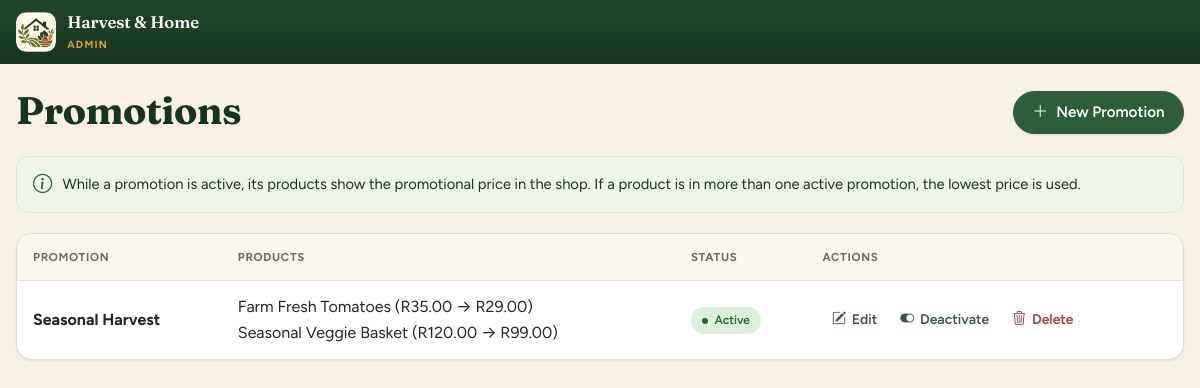
The app's page /admin/promotions.php (signed in) with its own data.
### tables this page shows
CREATE TABLE promotions (
    promotion_id      INT AUTO_INCREMENT PRIMARY KEY,
    promotion_name    VARCHAR(100) NOT NULL,
    promotion_status  ENUM('active','inactive') NOT NULL DEFAULT 'inactive'
);

### config/db.php (called while the page is built, shortened)
<?php
function db(): PDO
{
    static $pdo = null;
    if ($pdo === null) {
        $dsn = 'mysql:host=' . DB_HOST . ';dbname=' . DB_NAME . ';charset=utf8mb4';
        try {
            $pdo = new PDO($dsn, DB_USER, DB_PASS, [
                PDO::ATTR_ERRMODE            => PDO::ERRMODE_EXCEPTION,
                PDO::ATTR_DEFAULT_FETCH_MODE => PDO::FETCH_ASSOC,
                PDO::ATTR_EMULATE_PREPARES   => false,
            ]);
        } catch (PDOException $e) {
            error_log('DB connection failed: ' . $e->getMessage());
            http_response_code(500);
            exit('Sorry, the shop is unavailable right now. Please try again later.');
        }
    }
    return $pdo;
}

### admin/promotions.php (the view, shortened to what this page needs)
<?php
require_once __DIR__ . '/../includes/functions.php';
$promotions = db()->query('SELECT * FROM promotions ORDER BY promotion_id DESC')->fetchAll();
$items = db()->query('SELECT pi.*, p.product_name, p.price FROM promotion_items pi
                      JOIN products p ON p.product_id = pi.product_id ORDER BY p.product_name')->fetchAll();
$byPromo = [];
foreach ($items as $i) $byPromo[$i['promotion_id']][] = $i;
require 'includes/header.php';
?>
<div class="toolbar">
    <h1>Promotions</h1>
    <a class="btn" href="promotion_form.php"><?= icon('plus-lg') ?>New Promotion</a>
</div>
<div class="notice"><?= icon('info-circle') ?><span>While a promotion is active, its products show the promotional price in the shop. If a product is in more than one active promotion, the lowest price is used.</span></div>
<div class="tw">
    <table>
        <thead><tr><th>Promotion</th><th>Products</th><th>Status</th><th>Actions</th></tr></thead>
        <tbody>
        <?php foreach ($promotions as $m): $pid = (int)$m['promotion_id']; $on = $m['promotion_status'] === 'active'; ?>
            <tr>
                <td><b><?= h($m['promotion_name']) ?></b></td>
                <td><?= isset($byPromo[$pid])
                        ? implode('<br>', array_map(fn($i) => h($i['product_name']) . ' (' . money($i['price']) . ' &rarr; ' . money($i['promo_price']) . ')', $byPromo[$pid]))
                        : '<span class="mut">No products yet</span>' ?></td>
                <td><span class="pill <?= $on ? 'p2' : 'p5' ?>"><?= $on ? 'Active' : 'Inactive' ?></span></td>
                <td class="actions">
                    <a class="act" href="promotion_form.php?id=<?= $pid ?>"><?= icon('pencil-square') ?>Edit</a>
                    <form method="post" action="promotions.php">
                        <button class="linkbtn" type="submit"><?= icon($on ? 'toggle-on' : 'toggle-off') ?><?= $on ? 'Deactivate' : 'Activate' ?></button>
                    </form>
                    <form method="post" action="promotions.php">
                        <button class="linkbtn r" type="submit" data-confirm="Delete the <?= h($m['promotion_name']) ?> promotion?"><?= icon('trash3') ?>Delete</button>
                    </form>
                </td>
            </tr>
        <?php endforeach; ?>
        </tbody>
    </table>
</div>
<?php require 'includes/footer.php'; ?>

### includes/functions.php (shortened to what this page needs)
<?php
require_once __DIR__ . '/../config/db.php';
function h($value): string
{
    return htmlspecialchars((string)$value, ENT_QUOTES, 'UTF-8');
}
function head_assets(string $root = ''): string
{
    $css = __DIR__ . '/../assets/css/style.css';
    $version = is_file($css) ? filemtime($css) : 1;
    return '<link rel="preconnect" href="https://fonts.googleapis.com">' . "\n"
        . '    <link rel="preconnect" href="https://fonts.gstatic.com" crossorigin>' . "\n"
        . '    <link rel="stylesheet" href="https://fonts.googleapis.com/css2?family=Figtree:wght@400;500;600;700&family=Fraunces:opsz,wght@9..144,600;9..144,700&display=swap">' . "\n"
        . '    <link rel="stylesheet" href="https://cdn.jsdelivr.net/npm/bootstrap@5.3.3/dist/css/bootstrap.min.css">' . "\n"
        . '    <link rel="stylesheet" href="https://cdn.jsdelivr.net/npm/bootstrap-icons@1.11.3/font/bootstrap-icons.min.css">' . "\n"
        . '    <link rel="stylesheet" href="' . $root . 'assets/css/style.css?v=' . $version . '">' . "\n";
}
function icon(string $name): string
{
    return '<i class="bi bi-' . $name . '" aria-hidden="true"></i>';
}
function money($amount): string
{
    return 'R' . number_format((float)$amount, 2, '.', ' ');
}

### assets/css/style.css (style rules this page uses)
:root { --green: #2F5D3A; --green-dark: #22462B; --green-deep: #183420; --sage: #DCE8D5; --sage-soft: #EEF4EA; --cream: #F7F1E5; --cream-soft: #FBF8F2; --brown: #8B5E3C; --honey: #D9A441; --text: #23261F; --muted: #6A6C62; --white: #ffffff; --line: #E6DECD; --field: #D9CFBB; --danger: #A63D2F; --radius: 16px; --radius-sm: 10px; --shadow-sm: 0 1px 2px rgba(35, 38, 31, .05), 0 1px 3px rgba(35, 38, 31, .04); --shadow: 0 10px 24px -10px rgba(35, 38, 31, .18); --shadow-lg: 0 24px 48px -18px rgba(24, 52, 32, .45); --font-body: "Figtree", system-ui, -apple-system, "Segoe UI", Roboto, Arial, sans-serif; --font-display: "Fraunces", Georgia, "Times New Roman", serif; --gutter: max(1rem, calc((100% - 1200px) / 2)); --bs-body-font-family: var(--font-body); --bs-body-color: #23261F; --bs-body-bg: #F7F1E5; --bs-primary: #2F5D3A; --bs-primary-rgb: 47, 93, 58; --bs-link-color: #2F5D3A; --bs-link-color-rgb: 47, 93, 58; --bs-link-hover-color: #22462B; --bs-link-hover-color-rgb: 34, 70, 43; --bs-border-color: #E6DECD; --bs-border-radius: 10px; --bs-secondary-color: #6A6C62; }
* { box-sizing: border-box; }
body { margin: 0; background: var(--cream); color: var(--text); font: 400 1rem/1.6 var(--font-body); -webkit-font-smoothing: antialiased; }
a { color: var(--green); text-decoration: none; }
h1, h2, h3 { font-family: var(--font-display); color: var(--green-deep); letter-spacing: -.01em; }
h1 { font-size: clamp(1.75rem, 1.4rem + 1.4vw, 2.4rem); font-weight: 700; line-height: 1.15; margin: 0 0 .4rem; }
b, strong { font-weight: 700; }
.btn { --bs-btn-padding-x: 1.15rem; --bs-btn-padding-y: .65rem; --bs-btn-font-family: var(--font-body); --bs-btn-font-size: .95rem; --bs-btn-font-weight: 600; --bs-btn-line-height: 1.3; --bs-btn-border-radius: 999px; --bs-btn-border-width: 1.5px; --bs-btn-color: #fff; --bs-btn-bg: var(--green); --bs-btn-border-color: var(--green); --bs-btn-hover-color: #fff; --bs-btn-hover-bg: var(--green-dark); --bs-btn-hover-border-color: var(--green-dark); --bs-btn-active-color: #fff; --bs-btn-active-bg: var(--green-deep); --bs-btn-active-border-color: var(--green-deep); --bs-btn-disabled-color: #fff; --bs-btn-disabled-bg: var(--green); --bs-btn-disabled-border-color: var(--green); --bs-btn-focus-shadow-rgb: 47, 93, 58; display: inline-flex; align-items: center; justify-content: center; gap: .5rem; text-align: center; box-shadow: var(--shadow-sm); transition: background-color .15s, border-color .15s, color .15s, transform .15s; }
.btn .bi { font-size: 1.05em; }
.act, .linkbtn { display: inline-flex; align-items: center; gap: .35rem; padding: .35rem .6rem; border: 0; border-radius: 8px; background: none; color: var(--green); font: inherit; font-size: .875rem; font-weight: 600; line-height: 1.2; cursor: pointer; }
.act.r, .linkbtn.r { color: var(--danger); }
.notice { display: flex; align-items: center; gap: .65rem; margin: .75rem 0 1.25rem; padding: .75rem 1rem; border: 1px solid var(--sage); border-radius: 12px; background: var(--sage-soft); color: var(--green-deep); font-size: .92rem; }
.notice .bi { font-size: 1.2rem; color: var(--green); }
.tw { overflow-x: auto; background: var(--white); border: 1px solid var(--line); border-radius: var(--radius); box-shadow: var(--shadow-sm); }
table { width: 100%; border-collapse: collapse; background: transparent; }
.tw table { min-width: 560px; }
th, td { text-align: left; padding: .85rem 1rem; border-bottom: 1px solid var(--line); vertical-align: middle; }
th { background: var(--cream-soft); color: var(--muted); font-size: .72rem; font-weight: 700; letter-spacing: .06em; text-transform: uppercase; white-space: nowrap; }
.tw td { white-space: nowrap; }
tbody tr:last-child td { border-bottom: 0; }
td.actions { display: table-cell; white-space: nowrap; }
td.actions > *, td.actions form { display: inline-flex; vertical-align: middle; }
.pill { display: inline-flex; align-items: center; gap: .4rem; padding: .25rem .7rem; border-radius: 999px; background: var(--sage); color: var(--green); font-size: .75rem; font-weight: 600; white-space: nowrap; }
.pill::before { content: ""; width: 6px; height: 6px; border-radius: 50%; background: currentColor; }
.p2 { background: #DDEFDB; color: #1F6B2D; }
.adm main h1 { margin-bottom: .25rem; }
.toolbar { display: flex; flex-wrap: wrap; align-items: center; justify-content: space-between; gap: 1rem; margin-bottom: 1.25rem; }
.toolbar h1 { margin: 0; }

### records on screen
promotions: promotion_name "Seasonal Harvest", promo_price "Farm Fresh Tomatoes (R35.00 → R29.00) Seasonal Veggie Basket (R120.00 → R99.00)", promotion_status "Active"
